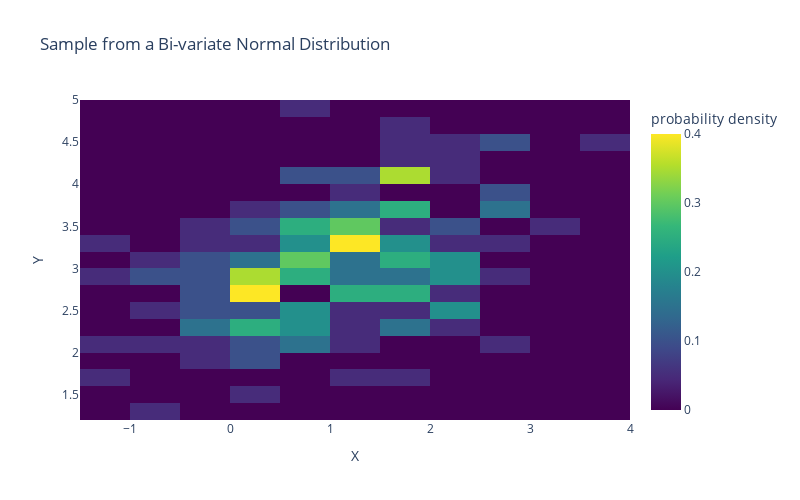

Here is the notebook cell this chart was saved with:
### Markdown cell above
6. Customise the color of the bars using the input `color_continuous_scale` as follows

### Code cell
fig = px.density_heatmap(df, x="X", y="Y",
                         color_continuous_scale="Viridis",
                         nbinsx= 25,
                         nbinsy=25,
                         histnorm='probability density',
                         height = 500, width = 800,
                         title='Sample from a Bi-variate Normal Distribution')
fig.show()

### Figure 1 — Plotly figure (JSON) as saved in the notebook; plotly's stock layout.template omitted (floating-point values rounded to 4 significant figures; data arrays with more than 128 entries replaced by an {"elided": "..."} marker saying what was removed)
{"data": [{"coloraxis": "coloraxis", "histnorm": "probability density", "hovertemplate": "X=%{x}<br>Y=%{y}<br>probability density=%{z}<extra></extra>", "name": "", "nbinsx": 25, "nbinsy": 25, "type": "histogram2d", "x": {"elided": "200 float values"}, "xaxis": "x", "xbingroup": "x", "y": {"elided": "200 float values"}, "yaxis": "y", "ybingroup": "y"}], "layout": {"coloraxis": {"colorbar": {"title": {"text": "probability density"}}, "colorscale": [[0, "#440154"], [0.1111, "#482878"], [0.2222, "#3e4989"], [0.3333, "#31688e"], [0.4444, "#26828e"], [0.5556, "#1f9e89"], [0.6667, "#35b779"], [0.7778, "#6ece58"], [0.8889, "#b5de2b"], [1, "#fde725"]]}, "height": 500, "legend": {"tracegroupgap": 0}, "title": {"text": "Sample from a Bi-variate Normal Distribution"}, "width": 800, "xaxis": {"anchor": "y", "domain": [0, 1], "title": {"text": "X"}}, "yaxis": {"anchor": "x", "domain": [0, 1], "title": {"text": "Y"}}}}
